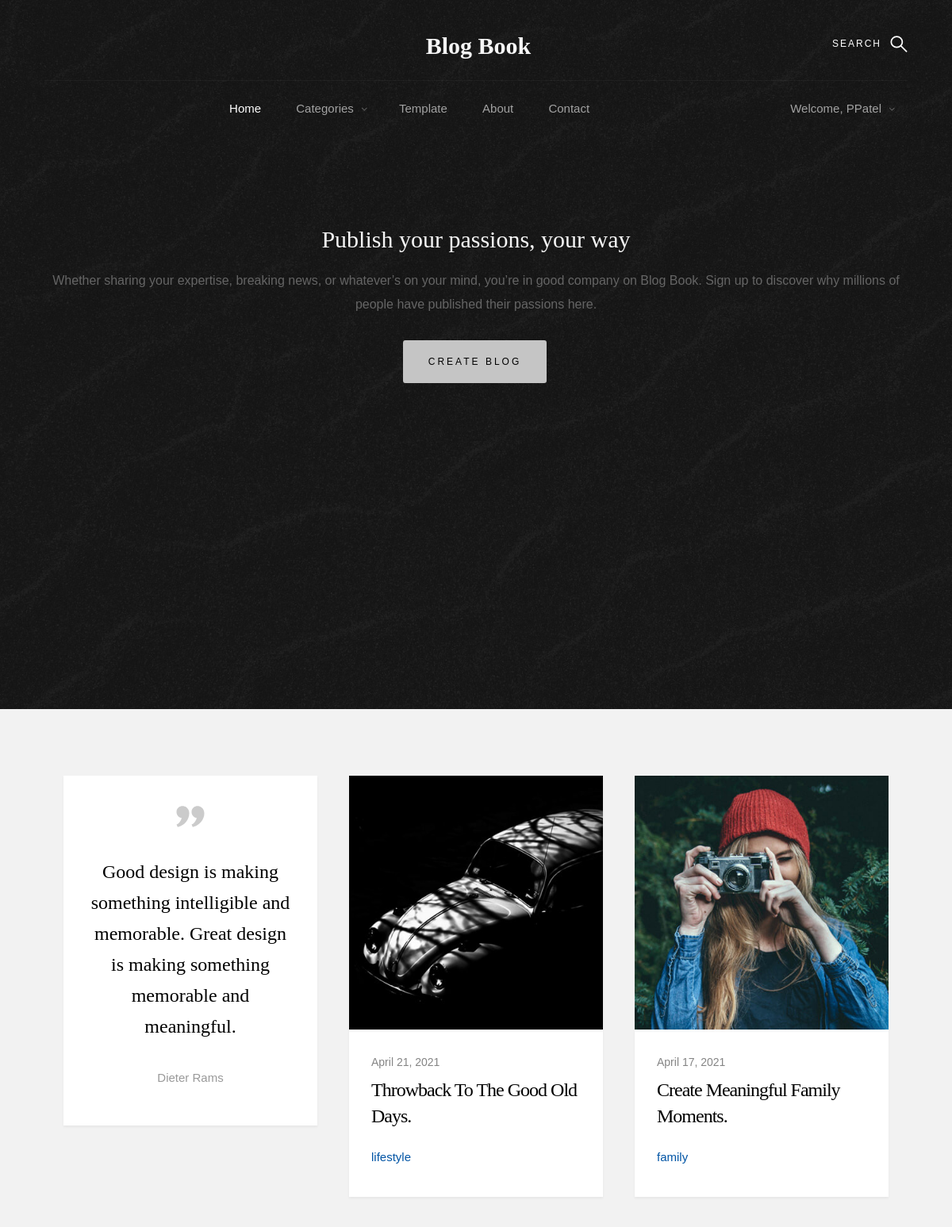
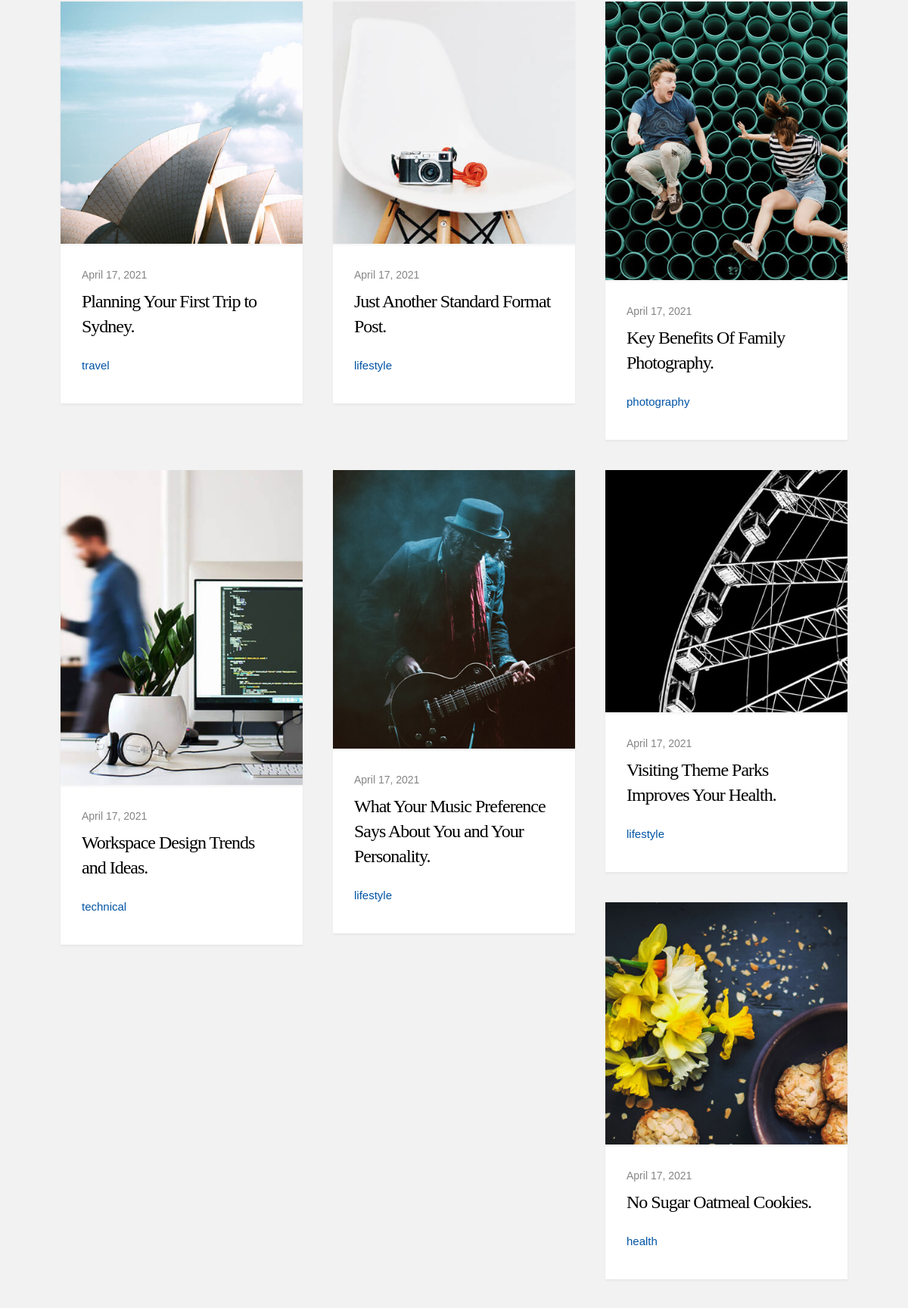
/home (signed in, upper part), run on the app's committed database (2 pictures, top to bottom).
### polls/models.py (models this page shows, shortened)
class blogDetails(models.Model):
	blogTitle=models.CharField(max_length=200)
	blogCatagories=models.CharField(max_length=100)
	blogProfile=models.ImageField(upload_to="profiles",blank=True)
	blogAuthor=models.ForeignKey(User,on_delete=models.CASCADE,default=None)
	template=models.ForeignKey(blogTemplate,on_delete=models.CASCADE,default=None)
	blogDate=models.DateField(default=timezone.now)

### polls/views.py (the view)
# urls.py: path("home",views.index,name="index"),
def index(request):
	article=blogDetails.objects.all().order_by("-id")[:10]
	return render(request,"main/home.html" ,{"article":article })

### templates/main/home.html (shortened to what this page needs)
{% load static %}
<!DOCTYPE html>
<html class="no-js" lang="en">
<head>
    <link rel="stylesheet" href="{% static 'css/base.css' %}">
    <link rel="stylesheet" href="{% static 'css/vendor.css' %}">
    <link rel="stylesheet" href="{% static 'css/main.css' %}">
</head>
<body id="top" class="top">
    {% include "main/header.html" %}
        <div class="pageheader-content row">
            <div class="col-full content-wrap">
                <div class="featured">
                	<div class="create_blog">
						<h2>Publish your passions, your way</h2>
						<p>Whether sharing your expertise, breaking news, or whatever’s on your mind, you’re in good company on Blog Book. Sign up to discover why millions of people have published their passions here.</p>
						<a href="template" class="btn fancy-btn">Create Blog</a>
                 	</div>
                </div>
            </div>
        </div>
    <section class="s-content">
        <div class="row masonry-wrap">
            <div class="masonry">
                <article class="masonry__brick entry format-quote" data-aos="fade-up">
                    <div class="entry__thumb">
                        <blockquote>
                                <p>Good design is making something intelligible and memorable. Great design is making something memorable and meaningful.</p>
                                <cite>Dieter Rams</cite>
                        </blockquote>
                    </div>
                </article>
                {% for a in article %}
                <article class="masonry__brick entry format-standard" data-aos="fade-up">
                    <div class="entry__thumb">
                        <a href="{{ a.template.templatename }}?blogtitle={{ a.blogTitle }}" class="entry__thumb-link">
                            <img src="{{ a.blogProfile.url }}"
                                     alt="">
                        </a>
                    </div>
                    <div class="entry__text">
                        <div class="entry__header">
                            <div class="entry__date">
                                <a href="#">{{ a.blogDate }}</a>
                            </div>
                            <h1 class="entry__title"><a href="{{ a.template.templatename }}?blogtitle={{ a.blogTitle }}">{{ a.blogTitle }}</a></h1>
                        </div>
                        <div class="entry__meta">
                            <span class="entry__meta-links">
                                <a href="category?cat={{a.blogCatagories}}">{{a.blogCatagories}}</a>
                            </span>
                        </div>
                    </div>
                </article>
                {% endfor %}
            </div>
        </div>
    </section>
    {% include "main/footer.html" %}
</body>
</html>

### templates/main/header.html (shortened to what this page needs)
{% load static %}
<!DOCTYPE html>
<html>
<head>
    <link rel="stylesheet" href="{% static 'css/base.css' %}">
    <link rel="stylesheet" href="{% static 'css/vendor.css' %}">
    <link rel="stylesheet" href="{% static 'css/main.css' %}">
</head>
<body>
    <section class="s-pageheader s-pageheader--home">
        <header class="header">
            <div class="header__content row">
                <div class="header__logo">
                    <a class="logo" href="home">
                        <span>Blog Book</span>
                    </a>
                </div>
                <ul class="header__social">
                </ul>
                <a class="header__search-trigger" href="#0"></a>
                <nav class="header__nav-wrap">
                    <ul class="header__nav">
                        <li class="current"><a href="home" title="">Home</a></li>
                        <li class="has-children">
                            <a href="#0" title="">Categories</a>
                        </li>
                        <li>
                            <a href="template" title="">Template</a>
                        </li>
                        <li><a href="about" title="">About</a></li>
                        <li><a href="contact" title="">Contact</a></li>
                        {% if user.is_authenticated %}
                            <li class="has-children" style="float: right;">
                            <a href="#" title="">Welcome, {{request.user}}</a>
                            </li>
                        {% else %}
                            <li><a href="signin" title="">Sign in</a></li>
                        {% endif %}
                    </ul>
                </nav>
            </div>
        </header>
</body>
</html>

### static/css/base.css (style rules this page uses)
html { font-family: sans-serif; line-height: 1.15; -ms-text-size-adjust: 100%; -webkit-text-size-adjust: 100%; }
body { margin: 0; }
article, aside, footer, header, nav, section { display: block; }
h1 { font-size: 2em; margin: 0.67em 0; }
a { background-color: transparent; -webkit-text-decoration-skip: objects; }
img { border-style: none; }
html { font-size: 62.5%; box-sizing: border-box; }
*, *::before, *::after { box-sizing: inherit; }
body { font-weight: normal; line-height: 1; word-wrap: break-word; text-rendering: optimizeLegibility; -webkit-overflow-scrolling: touch; -webkit-text-size-adjust: none; }
body, input, button { -moz-osx-font-smoothing: grayscale; -webkit-font-smoothing: antialiased; }
img, video { max-width: 100%; height: auto; }
div, dl, dt, dd, ul, ol, li, h1, h2, h3, h4, h5, h6, pre, form, p, blockquote, th, td { margin: 0; padding: 0; }
h1, h2, h3, h4, h5, h6 { -webkit-font-smoothing: auto; -webkit-font-smoothing: antialiased; -webkit-font-variant-ligatures: common-ligatures; -moz-font-variant-ligatures: common-ligatures; font-variant-ligatures: common-ligatures; text-rendering: optimizeLegibility; }
ol, ul { list-style: none; }
li { display: block; }
a { text-decoration: none; line-height: inherit; }
a img { border: none; }
.row { width: 94%; max-width: 1200px; margin: 0 auto; }
.row:after { content: ""; display: table; clear: both; }
[class*="col-"] { float: left; padding: 0 20px; }
.col-twelve, .col-full { width: 100%; }
@media only screen and (max-width: 1200px) { [class*="col-"] { padding: 0 15px; } }

### data on the page
blogDetails: blogProfile (picture), blogDate "April 21, 2021", blogTitle "Throwback To The Good Old Days.", blogCatagories "lifestyle"
blogDetails: blogProfile (picture), blogDate "April 17, 2021", blogTitle "Create Meaningful Family Moments.", blogCatagories "family"
blogDetails: blogProfile (picture), blogDate "April 17, 2021", blogTitle "Planning Your First Trip to Sydney.", blogCatagories "travel"
blogDetails: blogProfile (picture), blogDate "April 17, 2021", blogTitle "Just Another Standard Format Post.", blogCatagories "lifestyle"
blogDetails: blogProfile (picture), blogDate "April 17, 2021", blogTitle "Key Benefits Of Family Photography.", blogCatagories "photography"
blogDetails: blogProfile (picture), blogDate "April 17, 2021", blogTitle "Workspace Design Trends and Ideas.", blogCatagories "technical"
blogDetails: blogProfile (picture), blogDate "April 17, 2021", blogTitle "What Your Music Preference Says About You and Your Personality.", blogCatagories "lifestyle"
blogDetails: blogProfile (picture), blogDate "April 17, 2021", blogTitle "Visiting Theme Parks Improves Your Health.", blogCatagories "lifestyle"
blogDetails: blogProfile (picture), blogDate "April 17, 2021", blogTitle "No Sugar Oatmeal Cookies.", blogCatagories "health"

### other printed values
{{ request.user }} "PPatel"
